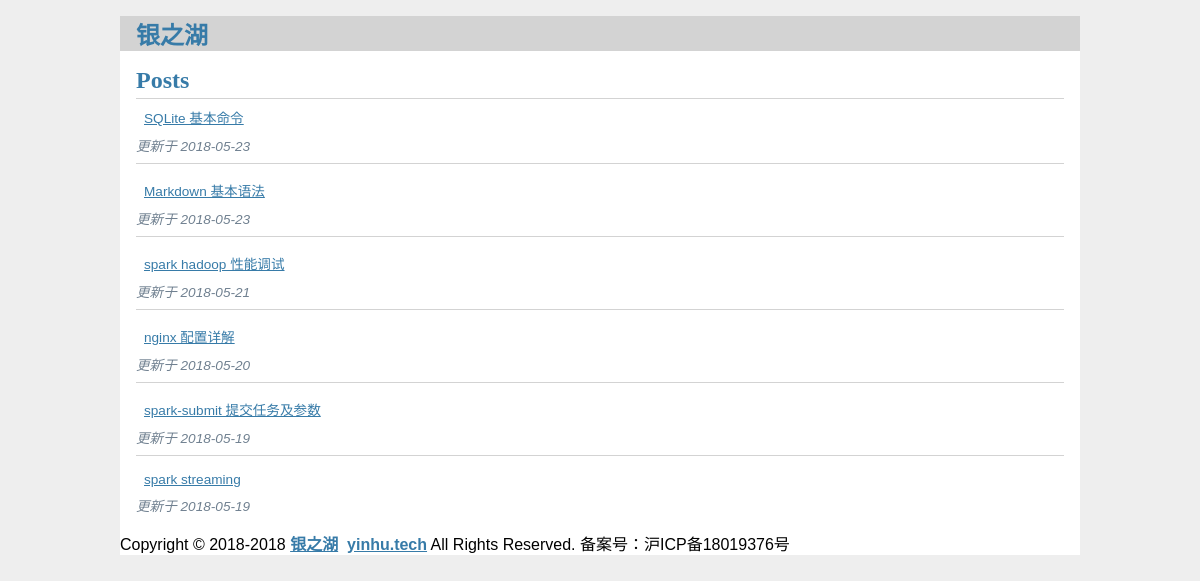
Before: / with the older database file.
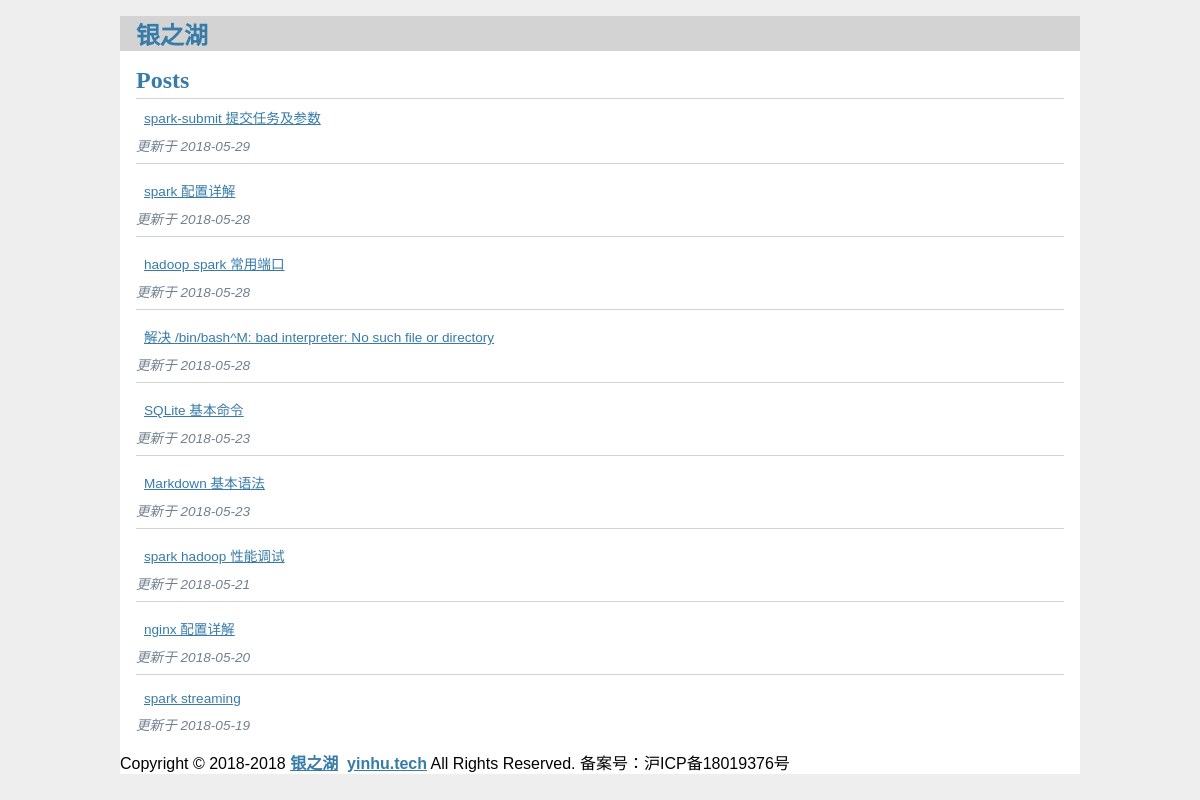
After: the same page with the newer database file.
### tables this page shows
CREATE TABLE "post" (
  id INTEGER PRIMARY KEY AUTOINCREMENT,
  uuid TEXT NOT NULL DEFAULT "",
  author_id INTEGER NOT NULL,

  created TIMESTAMP NOT NULL DEFAULT CURRENT_TIMESTAMP,
  updated TIMESTAMP NOT NULL DEFAULT CURRENT_TIMESTAMP,
  
  title TEXT NOT NULL,
  body TEXT NOT NULL,
  tags TEXT NOT NULL DEFAULT "",
  
  read_cnt INTEGER NOT NULL DEFAULT 0,
  good_cnt INTEGER NOT NULL DEFAULT 0,
  
  FOREIGN KEY (author_id) REFERENCES user (id)
);

### flaskr/blog.py (the view)
@bp.route('/')
def index():
  db = get_db()
  posts = db.execute(
    'SELECT p.uuid, title, body, created, updated, author_id, username, tags'
    ' FROM post p JOIN user u ON p.author_id = u.id'
    ' ORDER BY updated DESC'
  ).fetchall()
  return render_template('blog/index.html', posts=posts)

### flaskr/auth.py (called while the page is built)
@bp.before_app_request
def load_logged_in_user():
    user_id = session.get('user_id')
    if user_id is None:
        g.user = None
    else:
        g.user = get_db().execute(
            'SELECT * FROM user WHERE id = ?', (user_id,)
        ).fetchone()

### flaskr/db.py (called while the page is built)
def get_db():
  if 'db' not in g:
    g.db = sqlite3.connect(
      current_app.config['DATABASE'],
      detect_types=sqlite3.PARSE_DECLTYPES
    )
    g.db.row_factory = sqlite3.Row
  return g.db

### flaskr/templates/blog/index.html (shortened to what this page needs)
{% extends 'base.html' %}
{% block header %}
  <h1>{% block title %}Posts{% endblock %}</h1>
{% endblock %}
{% block content %}
  {% for post in posts %}
    <article class="post">
      <header>
        <div>
          <a class="action" href="{{ url_for('blog.get_post_by_uuid', uuid=post['uuid']) }}">{{ post['title'] }}</a>
          <div class="about">更新于 {{ post['updated'].strftime('%Y-%m-%d') }}</div>
        </div>
      </header>
    </article>
    {% if not loop.last %}
      <hr>
    {% endif %}
  {% endfor %}
{% endblock %}

### flaskr/templates/base.html (shortened to what this page needs)
<!doctype html>
<link rel="stylesheet" href="{{ url_for('static', filename='style.css') }}">
<nav>
  <h1><a href="{{ url_for('index') }}">银之湖</a></h1>
</nav>
<section class="content">
  <header>
    {% block header %}{% endblock %}
  </header>
  {% block content %}{% endblock %}
</section>
<div class="w-1000 copyright">
  Copyright &copy; 2018-2018    <strong><a href="//www.yinhu.tech/" target="_blank">银之湖</a></strong>&nbsp;
    <strong><a href="//www.yinhu.tech/" target="_blank">yinhu.tech</a></strong> All Rights Reserved. 备案号：沪ICP备18019376号
   </div>

### flaskr/static/style.css (style rules this page uses)
h1, h2, h3, h4, h5, h6 { font-family: serif; color: #377ba8; margin: 1rem 0; }
a { color: #377ba8; }
hr { border: none; border-top: 1px solid lightgray; }
nav { background: lightgray; display: flex; align-items: center; padding: 0 0.5rem; }
nav h1 { flex: auto; margin: 0; }
nav h1 a { text-decoration: none; padding: 0.25rem 0.5rem; }
nav ul li a, nav ul li span, header .action { display: block; padding: 0.5rem; }
.content { padding: 0 1rem 1rem; }
.content > header { border-bottom: 1px solid lightgray; display: flex; align-items: flex-end; }
.content > header h1 { flex: auto; margin: 1rem 0 0.25rem 0; }
.post > header { display: flex; align-items: flex-end; font-size: 0.85em; }
.post > header > div:first-of-type { flex: auto; }
.post .about { color: slategray; font-style: italic; }

Changed rows visible on the page:
changed post "spark-submit 提交任务及参数": updated "2018-05-19" → "2018-05-29"; moves up the list
added post: title "spark 配置详解", updated "2018-05-28"
added post: title "hadoop spark 常用端口", updated "2018-05-28"
added post: title "解决 /bin/bash^M: bad interpreter: No such file or directory", updated "2018-05-28"
